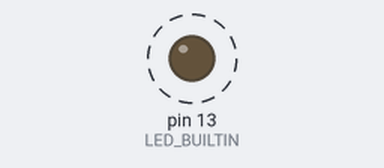
A sketch run on a simulated Arduino Nano, built with avr-gcc and run on an emulated ATmega328P. On the bench: output pins drawn as LEDs (lit = HIGH). Dashed ring = blinking.

Above: at 0.07 s.
Timing chart, 0 to 3.0 s (numbered marks = the images above):
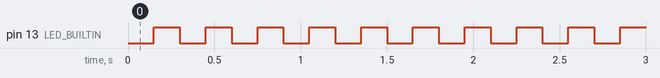

The sketch:

blink.ino
```cpp
////////////////////////////////////////////////////////////////////////////////
// Automotive Network Evaluation Board v1.0 (Arquivo Blink.h)
// Pisca um led a cada 1 segundo
// Exemplo de domínio público
// https://www.arduino.cc/en/Tutorial/BuiltInExamples/Blink
////////////////////////////////////////////////////////////////////////////////
#include "Board.h"
// Executa somente uma vez após pressionar o botão reset ou ligar

int stateLed = HIGH;

void setup() {
  pinMode(LED_BUILTIN, OUTPUT);
}

//Executa continuamente
void loop() {
  stateLed = !stateLed;

  digitalWrite (LED_BUILTIN, stateLed);
  delay(150);
}
```

Board.h
```cpp
/////////////////////////////////////////////////////////////////////////////////
// Automotive Network Evaluation Board v1.1
// Arquivo: Board.h
//
// Arquivo de definicao da pinagem utilizada pela placa dedesenvolvimento.
// Utilize este arquivo de definicoes para desenvolver aplicacoes
//
/////////////////////////////////////////////////////////////////////////////////
/////////////////////////////////////////////////////////////////////////////////
//1 - ENTRADAS DIGITAIS (PUSHBUTTONS)
/////////////////////////////////////////////////////////////////////////////////
//ECU1
#define ECU1_DIN1 MCU_DIN0_PIN
#define ECU1_DIN2 MCU_DIN1_PIN
#define ECU1_DIN3 MCU_DIN2_PIN
#define ECU1_DIN4 MCU_DIN3_PIN
//ECU 2
#define ECU2_DIN1 MCU_DIN0_PIN
#define ECU2_DIN2 MCU_DIN1_PIN
#define ECU2_DIN3 MCU_DIN2_PIN
#define ECU2_DIN4 MCU_DIN3_PIN
//ECU3
#define ECU3_DIN1 MCU_DIN0_PIN
#define ECU3_DIN2 MCU_DIN1_PIN
#define ECU3_DIN3 MCU_DIN2_PIN
#define ECU3_DIN4 MCU_DIN3_PIN
//ECU4
#define ECU4_DIN1 MCU_DIN0_PIN
#define ECU4_DIN2 MCU_DIN1_PIN
#define ECU4_DIN3 MCU_DIN2_PIN
#define ECU4_DIN4 MCU_DIN3_PIN
/////////////////////////////////////////////////////////////////////////////////
//2 - SAIDAS DIGITAIS
/////////////////////////////////////////////////////////////////////////////////
//ECU1
#define ECU1_DOUT1 MCU_DOUT0_PIN
#define ECU1_DOUT2 MCU_DOUT1_PIN
#define ECU1_BUZZER MCU1_BUZZ_PIN
//ECU2
#define ECU2_DOUT1 MCU_DOUT0_PIN
#define ECU2_DOUT2 MCU_DOUT1_PIN
//ECU3
#define ECU3_DOUT1 MCU_DOUT0_PIN
#define ECU3_DOUT2 MCU_DOUT1_PIN
//ECU4
#define ECU4_DOUT1 MCU_DOUT0_PIN
#define ECU4_DOUT2 MCU_DOUT1_PIN
/////////////////////////////////////////////////////////////////////////////////
//3 - ENTRADAS ANALOGICAS (POTENCIOMETROS)
/////////////////////////////////////////////////////////////////////////////////
//ECU1
#define ECU1_AIN1 MCU_AIN0_PIN
#define ECU1_AIN2 MCU_AIN1_PIN
#define ECU1_AIN3 MCU_AIN2_PIN
#define ECU1_AIN4 MCU_AIN3_PIN
#define ECU1_LDR_AIN MCU1_AIN0_PIN
//ECU2
#define ECU2_AIN1 MCU_AIN0_PIN
#define ECU2_AIN2 MCU_AIN1_PIN
#define ECU2_AIN3 MCU_AIN2_PIN
#define ECU2_AIN4 MCU_AIN3_PIN
#define ECU2_LOOP_AIN MCU2_AIN0_PIN
//ECU3
#define ECU3_AIN1 MCU_AIN0_PIN
#define ECU3_AIN2 MCU_AIN1_PIN
#define ECU3_AIN3 MCU_AIN2_PIN
#define ECU3_AIN4 MCU_AIN3_PIN
//ECU4
#define ECU4_AIN1 MCU_AIN0_PIN
#define ECU4_AIN2 MCU_AIN1_PIN
#define ECU4_AIN3 MCU_AIN2_PIN
#define ECU4_AIN4 MCU_AIN3_PIN
/////////////////////////////////////////////////////////////////////////////////
//5 - SAIDAS ANALOGICAS (LDR LED E LOOP)
/////////////////////////////////////////////////////////////////////////////////
#define ECU1_LOOP MCU1_AOUT0_PIN //Varia de 0 a 1023
#define ECU1_LDR_LED MCU1_AOUT1_PIN //Varia 0 a 255
/////////////////////////////////////////////////////////////////////////////////
//6 - REDE CAN (CAN1_BUS E CAN2_BUS)
/////////////////////////////////////////////////////////////////////////////////
//ECU1- Somente CAN1_BUS
#define ECU1_CAN1_CS CAN1_CS_PIN //Chip selector (CS)
#define ECU1_CAN1_INT CAN_INT_PIN //Interrupt pin
//ECU2 - CAN1_BUS e CAN2_BUS
#define ECU2_CAN1_CS CAN1_CS_PIN //Chip selector (CS)
#define ECU2_CAN2_CS CAN2_CS_PIN //Chip selector (CS)
#define ECU2_CAN1_INT CAN_INT_PIN //Interrupt pin
#define ECU2_CAN2_INT CAN_INT_PIN //Interrupt pin
//ECU3 - CAN1_BUS ou CAN2_BUS
#define ECU3_CAN1_CS CAN1_CS_PIN //Chip selector (CS)
#define ECU3_CAN2_CS CAN1_CS_PIN //Chip selector (CS)
#define ECU3_CAN1_INT CAN_INT_PIN //Interrupt pin
#define ECU3_CAN2_INT CAN_INT_PIN //Interrupt pin
//ECU4 - CAN1_BUS ou CAN2_BUS
#define ECU4_CAN1_CS CAN1_CS_PIN //Chip selector (CS)
#define ECU4_CAN2_CS CAN1_CS_PIN //Chip selector (CS)
#define ECU4_CAN1_INT CAN_INT_PIN //Interrupt pin
#define ECU4_CAN2_INT CAN_INT_PIN //Interrupt pin
/////////////////////////////////////////////////////////////////////////////////
//7 - REDE LIN (ECU3 E ECU4)
//Obs: Utilize a biblioteca SoftwareSerial
/////////////////////////////////////////////////////////////////////////////////
//ECU3
#define ECU3_LIN_TX LIN_TX_PIN
#define ECU3_LIN_RX LIN_RX_PIN
//ECU4
#define ECU4_LIN_TX LIN_TX_PIN
#define ECU4_LIN_RX LIN_RX_PIN
/////////////////////////////////////////////////////////////////////////////////
//PIN MAPPING
/////////////////////////////////////////////////////////////////////////////////
#define MCU_DIN0_PIN A4
#define MCU_DIN1_PIN A5
#define MCU_DIN2_PIN 9
#define MCU_DIN3_PIN 8
#define MCU1_BUZZ_PIN 7
#define MCU_DOUT0_PIN 3
#define MCU_DOUT1_PIN 4
#define MCU_AIN0_PIN A0
#define MCU_AIN1_PIN A1
#define MCU_AIN2_PIN A2
#define MCU_AIN3_PIN A3
#define MCU1_AIN0_PIN A6
#define MCU2_AIN0_PIN A6
#define MCU2_AIN0_PIN A7
#define MCU1_AOUT0_PIN 5
#define MCU1_AOUT1_PIN 6
#define CAN1_CS_PIN 10
#define CAN2_CS_PIN 6
#define CAN_INT_PIN 2
//Lin tx and rx pin
#define LIN_TX_PIN 5
#define LIN_RX_PIN 6
```

Measured:
- by itself, pin 13 (LED_BUILTIN): alternates HIGH for 0.15 s and LOW for 0.15 s
